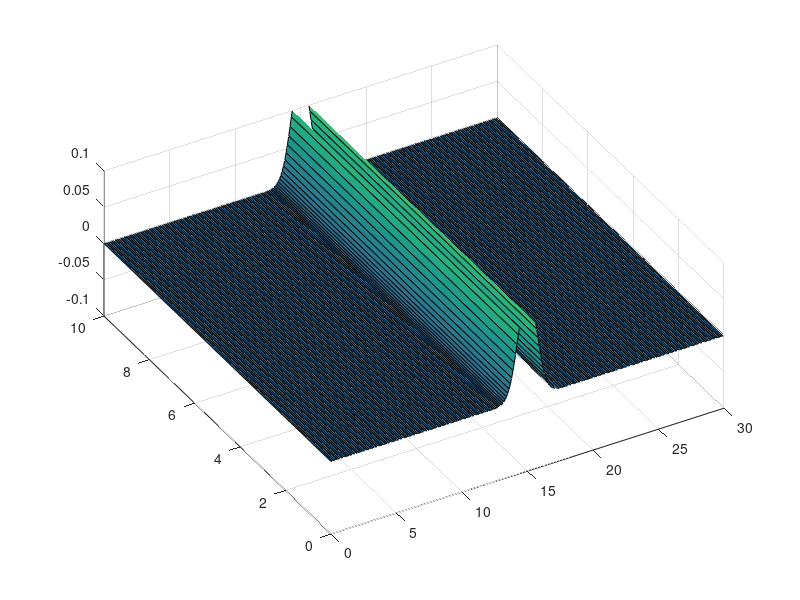

Write MATLAB code to recreate this figure. (Note: this script raises an error after producing the figure.)
%function CP2_Heun_iter(dx,dy,endx,endy,endt,h,courant)
% This function solves the nonlinear shallow water equations using Euler's method.  As set-up, it gives no output,
% although it creates an animation plot of the free surface.
% INPUT
%			dx - the grid size in the x-direction, in meters
%			dy - the grid size in the y-direction, in meters
%			endx - the total domain length in the x-direction, in meters
%			endy - the total domain length in the y-direction, in meters
%			endt - the total time to run the simulation, in seconds
%			h - the constant water depth, in meters
%			courant - the courant number, controls the time step
% As an example call, use:  >>CP2_Heun_iter(1,1,50,50,100,1,0.5)

clear all
h=1.;
dx=0.1*h;
dy=10;
endx=30;
endy=10;
endt=20;
courant=0.25;

clf  % clear the current figure

x=[0:dx:endx]';  % create x column vector
y=[0:dy:endy]';  % create y column vector

dt=courant*dx/sqrt(9.81*h);  % calculate time step
t=[0:dt:endt]';  % create t column vector

nx=length(x);  % total number of grid points in x
ny=length(y);  % total number of grid points in y
nt=length(t);  % total number of time steps

eta=zeros(nx,ny,2);  % initialize the eta, u, and v matrices (see CP#1 for explanation of this step)
P=zeros(nx,ny,2);
Q=zeros(nx,ny,2);


% Initial condition for eta, u and v are zero everywhere for the initial condition
amp=0.15;
for i=1:nx
    for j=1:ny
        loc=sqrt((x(i)-endx/2)^2); %+(y(j)-endy/2)^2);
        eta(i,j,1)=amp*exp(-1.0*loc^2);
    end
end

surf(x,y,eta(:,:,1)')  %surface plot of the initial free surface
caxis([-.1 .2]);  % set the color axis limits
axis([0 endx 0 endy -0.1 .1])  % axis limits of plot
view(-30,60)% rotate the surface so that we are looking from an angle, note that view(0,90) is the plan view
shading faceted  %  modify the surface shadings
pause(0.001)

eta_previous=eta(:,:,1);
Epn0=zeros(nx,ny);
Epn1=zeros(nx,ny);
Epn2=zeros(nx,ny);
Fpn0=zeros(nx,ny);
Fpn1=zeros(nx,ny);
Fpn2=zeros(nx,ny);


for n=1:nt-1  % start the time marching
    ['Time step ', num2str(n),' of ', num2str(nt)]  % plot some information to the command window
    
    % Predictor Step
    [Epn0,Fpn0,Gpn0] = NLSW_EFGcalc(nx,ny,h,eta(:,:,1),P(:,:,1),Q(:,:,1),dx,dy);
    
    if n<3
        for i=1:nx
            for j=1:ny
                eta(i,j,2)=eta(i,j,1)+Epn0(i,j)*dt;
                P(i,j,2)=P(i,j,1)+Fpn0(i,j)*dt;
            end
        end
    else
        for i=1:nx
            for j=1:ny
                eta(i,j,2)=eta(i,j,1)+dt/12*(23*Epn0(i,j)-16*Epn1(i,j)+5*Epn2(i,j));
                P(i,j,2)=P(i,j,1)+dt/12*(23*Fpn0(i,j)-16*Fpn1(i,j)+5*Fpn2(i,j));
            end
        end
    end
        
    
    % enforce bc's
    eta(1,:,2)=eta(2,:,2);
    P(1,:,2)=-P(2,:,2);
    eta(nx,:,2)=eta(nx-1,:,2);
    P(nx,:,2)=-P(nx-1,:,2);

    % This code is for corrector - for a semi-implicit method
%     e_a=1;  % initialize error to some large value to start while loop
%     e_tol=1e-6;  % error tolerance
%     count=0;
%     Ec=Ep;
%     while e_a>e_tol
%         
%         count=count+1;
%         eta_old=eta(:,:,2);  % place values from last iteration into temp variable
%         u_old=u(:,:,2);      % we need to do this so we can calculate the error, ea
%         v_old=v(:,:,2);
%         
%         
%         % Corrector Step
%         eta_previous=eta(:,:,1);
%         [Ec,Fc,Gc] = EFGcalc(nx,ny,h,eta(:,:,2),u(:,:,2),v(:,:,2),dx,dy);
%         
%         
%         for i=1:nx
%             for j=1:ny
%                 eta(i,j,2)=eta(i,j,1)+0.5*(Ep(i,j)+Ec(i,j))*dt;
%                 u(i,j,2)=u(i,j,1)+0.5*(Fp(i,j)+Fc(i,j))*dt;
%                 
%             end
%         end
%         % enforce bc's
%         eta(1,:,2)=eta(2,:,2);
%         u(1,:,2)=-u(2,:,2);
%         eta(nx,:,2)=eta(nx-1,:,2);
%         u(nx,:,2)=-u(nx-1,:,2);
%         
%         e_a=sum(abs((sum(abs(eta_old))-sum(abs(eta(:,:,2))))/sum(abs(eta(:,:,2))))); % error calc
%         
%         if count>20
%             e_a=0;
%         end
%         
%     end
    
    % Plot the newly calculate surface
    clf
    plot(x,eta(:,:,2)')
    % caxis([-.1 .1]);
    axis([0 endx -amp/2 1.2*amp])
    % view(-30,60)
    % shading faceted
    pause(.001)
    
    % Shift all data one time level back.  This is a trick that allows use to use much smaller matrix
    % sizes for these variables.  We are calculating these values at all x,y and t points, so, the "total"
    % calculated domains are nx by ny by nt.  However, since we only need two time levels to perform
    % the Eulers method, we only keep two time levels in memory.  Memory savings here are great.  For example, if
    % we to calculate 5000 time steps on grid with nx=100 and ny=100, we save 1.2 GB (gigabytes) of memory space
    % by only keeping two levels in memory.
    eta(:,:,1)=eta(:,:,2);
    P(:,:,1)=P(:,:,2);
    Q(:,:,1)=Q(:,:,2);
    Epn2=Epn1;
    Epn1=Epn0;
    Fpn2=Fpn1;
    Fpn1=Fpn0;
    
    % Check for instability
    max_eta=max(max(eta(:,:,2)));
    instability_threshold=0.15;
    if max_eta> instability_threshold
        error(['ERROR: SIMULATION GONE WILD @ t=', num2str(t(n))])
    end
    
end







            
            
            
            
            
            
            
            
            
            
            
            
            
            
            

